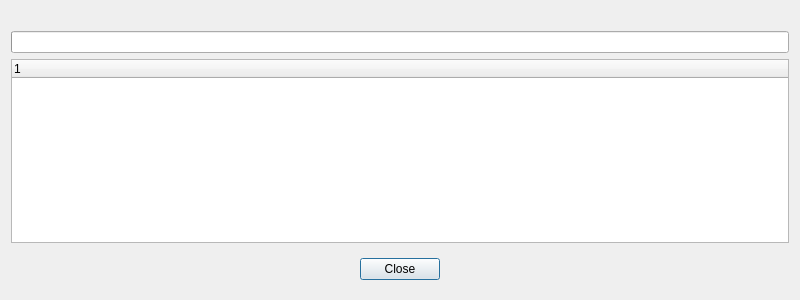
<?xml version="1.0" encoding="UTF-8"?>
<ui version="4.0">
 <class>UsdPayloadDialog</class>
 <widget class="QDialog" name="UsdPayloadDialog">
  <property name="geometry">
   <rect>
    <x>0</x>
    <y>0</y>
    <width>800</width>
    <height>300</height>
   </rect>
  </property>
  <property name="windowTitle">
   <string>Payloads</string>
  </property>
  <property name="modal">
   <bool>false</bool>
  </property>
  <layout class="QVBoxLayout" name="verticalLayout">
   <item>
    <widget class="QLabel" name="label">
     <property name="text">
      <string/>
     </property>
    </widget>
   </item>
   <item>
    <widget class="QProgressBar" name="progress">
     <property name="value">
      <number>0</number>
     </property>
     <property name="textVisible">
      <bool>false</bool>
     </property>
    </widget>
   </item>
   <item>
    <widget class="QTreeWidget" name="status">
     <column>
      <property name="text">
       <string notr="true">1</string>
      </property>
     </column>
    </widget>
   </item>
   <item>
    <widget class="QWidget" name="widget" native="true">
     <layout class="QHBoxLayout" name="horizontalLayout">
      <item>
       <spacer name="horizontalSpacer">
        <property name="orientation">
         <enum>Qt::Orientation::Horizontal</enum>
        </property>
        <property name="sizeHint" stdset="0">
         <size>
          <width>40</width>
          <height>20</height>
         </size>
        </property>
       </spacer>
      </item>
      <item>
       <widget class="QPushButton" name="close">
        <property name="text">
         <string>Close</string>
        </property>
       </widget>
      </item>
      <item>
       <spacer name="horizontalSpacer_2">
        <property name="orientation">
         <enum>Qt::Orientation::Horizontal</enum>
        </property>
        <property name="sizeHint" stdset="0">
         <size>
          <width>40</width>
          <height>20</height>
         </size>
        </property>
       </spacer>
      </item>
     </layout>
    </widget>
   </item>
  </layout>
 </widget>
 <resources/>
 <connections/>
</ui>
